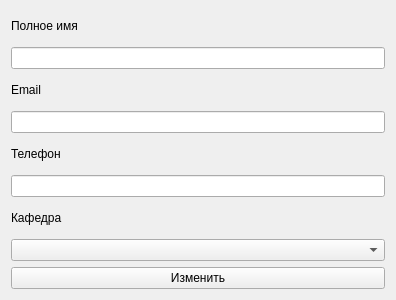
<?xml version="1.0" encoding="UTF-8"?>
<ui version="4.0">
 <class>supervisors_update</class>
 <widget class="QWidget" name="supervisors_update">
  <property name="geometry">
   <rect>
    <x>0</x>
    <y>0</y>
    <width>396</width>
    <height>300</height>
   </rect>
  </property>
  <property name="windowTitle">
   <string>Form</string>
  </property>
  <layout class="QGridLayout" name="gridLayout">
   <item row="0" column="0">
    <widget class="QLabel" name="label_2">
     <property name="text">
      <string>Полное имя</string>
     </property>
    </widget>
   </item>
   <item row="1" column="0">
    <widget class="QLineEdit" name="NameInput"/>
   </item>
   <item row="2" column="0">
    <widget class="QLabel" name="label">
     <property name="text">
      <string>Email</string>
     </property>
    </widget>
   </item>
   <item row="3" column="0">
    <widget class="QLineEdit" name="EmailInput"/>
   </item>
   <item row="4" column="0">
    <widget class="QLabel" name="label_3">
     <property name="text">
      <string>Телефон</string>
     </property>
    </widget>
   </item>
   <item row="5" column="0">
    <widget class="QLineEdit" name="PhoneInput"/>
   </item>
   <item row="6" column="0">
    <widget class="QLabel" name="label_4">
     <property name="text">
      <string>Кафедра</string>
     </property>
    </widget>
   </item>
   <item row="7" column="0">
    <widget class="QComboBox" name="comboBox"/>
   </item>
   <item row="8" column="0">
    <widget class="QPushButton" name="InsertSubmit">
     <property name="sizePolicy">
      <sizepolicy hsizetype="Expanding" vsizetype="Fixed">
       <horstretch>0</horstretch>
       <verstretch>0</verstretch>
      </sizepolicy>
     </property>
     <property name="maximumSize">
      <size>
       <width>16777215</width>
       <height>16777215</height>
      </size>
     </property>
     <property name="sizeIncrement">
      <size>
       <width>0</width>
       <height>0</height>
      </size>
     </property>
     <property name="baseSize">
      <size>
       <width>0</width>
       <height>0</height>
      </size>
     </property>
     <property name="layoutDirection">
      <enum>Qt::LeftToRight</enum>
     </property>
     <property name="styleSheet">
      <string notr="true"/>
     </property>
     <property name="text">
      <string>Изменить</string>
     </property>
     <property name="autoRepeatInterval">
      <number>100</number>
     </property>
     <property name="autoDefault">
      <bool>false</bool>
     </property>
    </widget>
   </item>
  </layout>
 </widget>
 <resources/>
 <connections/>
</ui>
